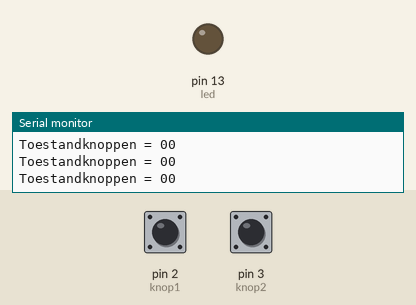
Bench run of a sketch on a simulated Arduino Uno, built with avr-gcc and run on an emulated ATmega328P. Parts: output pins drawn as LEDs (lit = HIGH), the last lines printed to the serial monitor. The test bench sets the inputs (shaded band); at power-on: pin 2 (knop1) LOW, pin 3 (knop2) LOW.

Above: at 1.2 s.
1.3 s: pin 2 (knop1) pulled HIGH for 0.15 s
At 1.4 s:
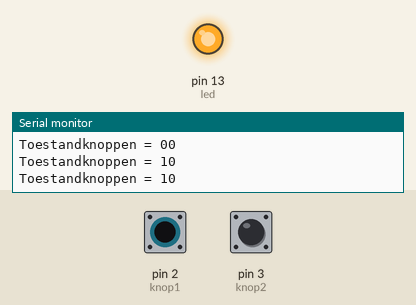
2.9 s: pin 2 (knop1) pulled HIGH for 3.2 s
At 6.4 s:
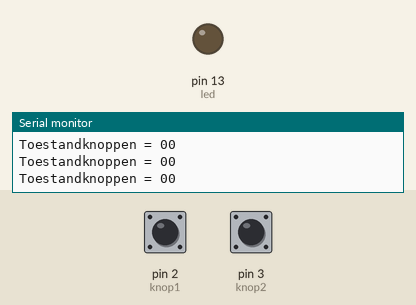
9.1 s: pin 3 (knop2) pulled HIGH for 3.2 s
At 9.8 s:
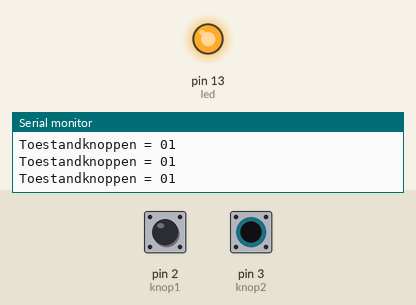
Timing chart, 0 to 13.8 s (numbered marks = the images above; inputs shaded):
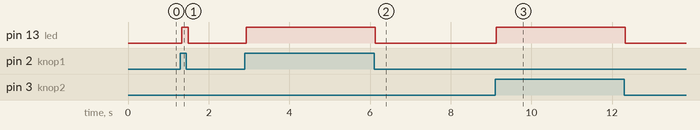

The sketch:

_4_Of__En_functie.ino
```cpp
/*
  Of_functie
  Soms wil je met meerdere knoppen één actie uit laten voeren.
  Dat kan met een "en" en "of" functie.
  In deze sketch zien we de "of" functie werkt.
  Zelf ga je op zoek naar de "en" functie.


*/
int knop1 = 2;       // knop aan pin 2
int knop2 = 3;       // knop aan pin 3
int led =  13;       // led aan pin 13
int toestandknop1 = 0;   // variabele voor het lezen van de knop 1
int toestandknop2 = 0;   // variabele voor het lezen van de knop 2

void setup() {
  pinMode(led, OUTPUT);      //ledpin is output
  pinMode(knop1, INPUT);     //knop1 is input
  pinMode(knop2, INPUT);     //knop2 is input
  Serial.begin(9600);        //communicatie met de computer
}
void loop() {
  toestandknop1 = digitalRead(knop1); //toestandknop is de waarde van knop1
  toestandknop2 = digitalRead(knop2); //toestandknop is de waarde van knop2

  Serial.print("Toestandknoppen = "); // met de volgende regels worden de waarden van de knoppen naar de monitor gestuurd
  Serial.print(toestandknop1);
  Serial.println(toestandknop2);


  if (toestandknop1 == HIGH || toestandknop2 == HIGH) {          //controleer of de knop 1 of 2 ingedrukt is; de twee verticale strepen (||) geven de of-functie aan
    digitalWrite(led, HIGH);        //indien 1 of 2 ingedrukt: led aan
  }
  else {
    digitalWrite(led, LOW);         //anders: led uit
  }
}
/*
  Extra opdracht 1:
  Verander de sketch zo dat:
  De lamp alleen aan gaat als de knop 1 én 2 worden ingedrukt. Kijk in het lesmateriaal om de symbolen voor de en-functie te vinden.

  Extra opdracht 2:
  Voeg nog een 3de knop toe. Sluit deze aan op pin 4.
  Verander de sketch zodat de LED aangaat als je op knop 1 of knop 2 drukt én op knop 3. Om de LED te laten branden moet je dus
  in ieder geval op knop 3 drukken en één van de andere knoppen.

*/
```

Measured:
- after the input at 1.3 s, pin 13 (led): LOW → HIGH at once, → LOW 0.16 s later
- after the input at 2.9 s, pin 13 (led): LOW → HIGH at once, → LOW 3.2 s later
- after the input at 9.1 s, pin 13 (led): LOW → HIGH at once, → LOW 3.2 s later
